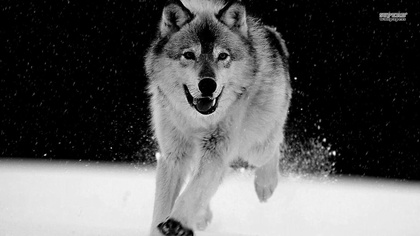
%> input picture Bit Plane Slicing/Input.jpg, 420 x 236 px, shrunk from 1366 x 768 before the run
$ octave bit_plane_slicing.m   (GNU Octave 9; MATLAB toolbox functions it lacks are replaced by stand-ins)
%> lines starting %> are read from the running program, lines starting %| are printed output that depends on the picture; in (x1, y1, x2, y2) boxes, pixels count from 0 and x2, y2 are one past the last pixel; in counts of white or black regions, pixels touching at a corner belong together; the program's own positions count from 1
img = imread('input.jpg');
%> img is the input picture: size 236x420 uint8; min 0, max 255, mean 91.5
[row,col] = size(img);
%> row = 236; col = 420
A7 = zeros(row,col);
A6 = zeros(row,col);
A5 = zeros(row,col);
A4 = zeros(row,col);
A3 = zeros(row,col);
A2 = zeros(row,col);
A1 = zeros(row,col);
A0 = zeros(row,col);


for i=1:row
    for j=1:col
        K = img(i,j);
        if K >= 128
          A7(i,j) = 1;
          K = mod(K,128);
        end
        if K >= 64
           A6(i,j) = 1;
           K = mod(K,64);
        end
        if K >= 32
          A5(i,j) = 1;
          K = mod(K,32);
        end
        if K >= 16
           A4(i,j) = 1;
           K = mod(K,16);
        end
        if K >= 8
           A3(i,j) = 1;
           K = mod(K,8);
        end
        if  K>=4
           A2(i,j) = 1;
           K = mod(K,4);
        end
        if K >= 2
           A1(i,j) = 1;
           K = mod(K,2);
        end
        if K >= 1
           A0(i,j) = 1;
           K = mod(K,1);
        end
    end
end
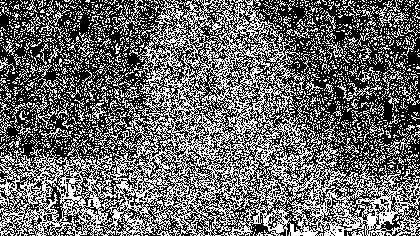
%> A0: size 236x420 double; values 0 (black) and 1 (white), 41.2% white in thin lines or dots
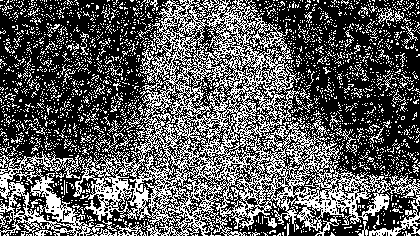
%> A1: size 236x420 double; values 0 (black) and 1 (white), 36% white in thin lines or dots
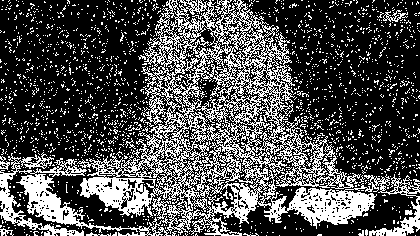
%> A2: size 236x420 double; values 0 (black) and 1 (white), 31% white in thin lines or dots
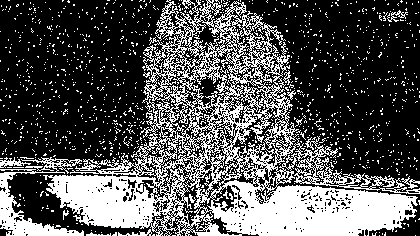
%> A3: size 236x420 double; values 0 (black) and 1 (white), 33.2% white; 1207 white regions (1192 under 20 px), largest, box (x1, y1, x2, y2) and area: (43, 0, 420, 236) 27469, (0, 157, 84, 236) 1844, (0, 157, 31, 168) 139
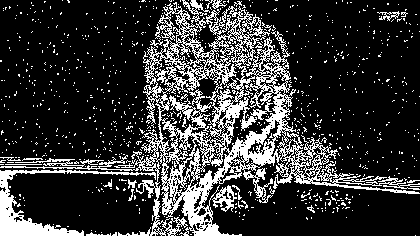
%> A4: size 236x420 double; values 0 (black) and 1 (white), 21.4% white in thin lines or dots
%> A5: size 236x420 double; values 0 (black) and 1 (white), 35.7% white; 482 white regions (471 under 20 px), largest, box (x1, y1, x2, y2) and area: (0, 0, 420, 236) 33892, (249, 90, 264, 108) 113, (179, 137, 192, 150) 68
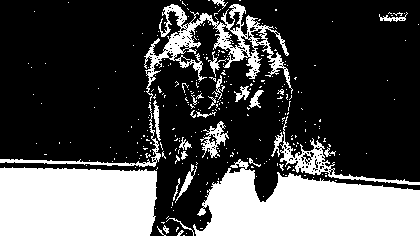
%> A6: size 236x420 double; values 0 (black) and 1 (white), 30.1% white; 292 white regions (265 under 20 px), largest, box (x1, y1, x2, y2) and area: (193, 159, 420, 236) 11530, (0, 167, 157, 236) 10359, (144, 4, 293, 101) 3607
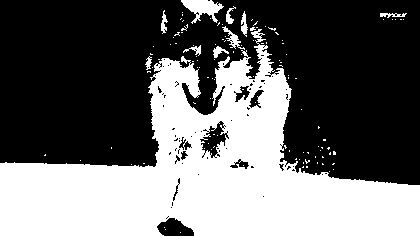
%> A7: size 236x420 double; values 0 (black) and 1 (white), 40.9% white; 115 white regions (105 under 20 px), largest, box (x1, y1, x2, y2) and area: (0, 29, 420, 236) 39096, (181, 0, 224, 24) 508, (222, 26, 245, 50) 151

imshow(img);
figure,imshow(A7);
figure,imshow(A6);
figure,imshow(A5);
figure,imshow(A4);
figure,imshow(A3);
figure,imshow(A2);
figure,imshow(A1);
figure,imshow(A0);
